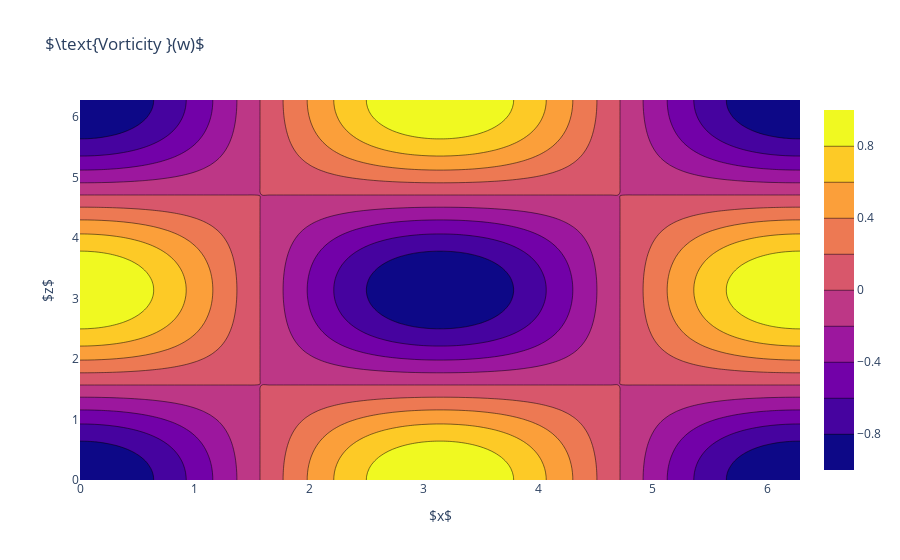

This figure's notebook cell:
### Code cell
# visualize 
x = np.linspace(0,L,100)
z = np.linspace(0,L,100)
xv, zv = np.meshgrid(x, z)
ux, uz, w = tgf(xv, zv)

fig = go.Figure(data = go.Contour(x = x, y = z, z=w))

fig.update_layout(
    title=r"$\text{Vorticity }(w)$",
    xaxis_title="$x$",
    yaxis_title="$z$"
)

fig.show()
